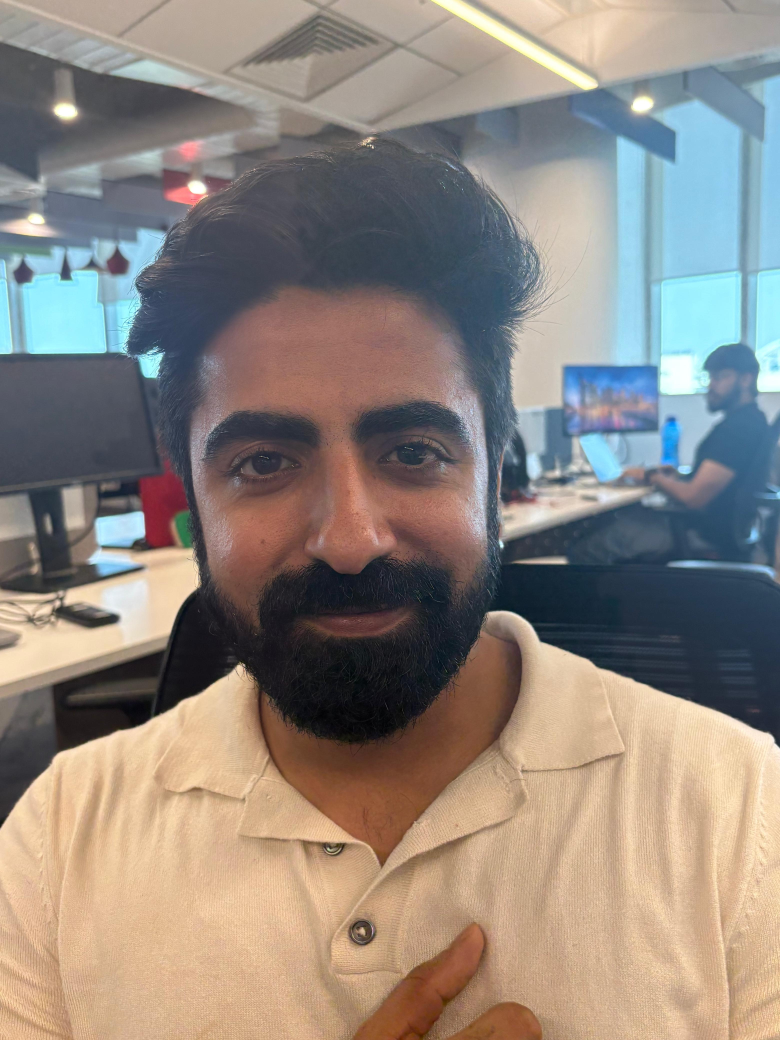
#> input picture known_faces/Ankit/IMG-20260624-WA0012.jpg, 3120 x 4160 px (shown at 1/4 size); its folder holds only this picture in this run
$ python train.py
#> lines starting #> are read from the running program, lines starting #| are printed output that depends on the picture
### backend/face_detection/trainer.py
"""Face recognition trainer using DeepFace.

Expects a `known_faces/` directory structured as:

    known_faces/
        Alice/
            photo1.jpg
            photo2.jpg
        Bob/
            photo1.jpg

Each sub-folder name becomes that person's label. The trainer generates a
face embedding for every image using DeepFace (default model: Facenet512)
and saves all encodings to a pickle file for use by the recogniser.
"""

from __future__ import annotations

import pickle
from pathlib import Path
from typing import Dict, List

import cv2
import numpy as np
from deepface import DeepFace

# OpenCV OpenCL causes intermittent CL_OUT_OF_RESOURCES failures on this setup.
cv2.ocl.setUseOpenCL(False)


EncodingDB = Dict[str, List]


def train(
    known_faces_dir: str | Path = "known_faces",
    output_path: str | Path = "models/encodings.pkl",
    model_name: str = "Facenet512",
    verbose: bool = True,
) -> EncodingDB:
    """Build face embeddings from a labeled image directory and save to disk.

    Algorithm:
    1. Walk each sub-folder of `known_faces_dir`; the folder name is the label.
    2. Load each image and compute a face embedding using DeepFace
       (default: Facenet512 — 512-d vector, high accuracy).
    3. Collect all embeddings per label.
    4. Persist the mapping {label: [embeddings]} to a pickle file.

    Parameters
    ----------
    known_faces_dir:
        Root folder containing one sub-folder per person.
    output_path:
        Where to save the resulting encodings pickle file.
    model_name:
        DeepFace model to use. Options: Facenet512, VGG-Face, ArcFace,
        Facenet, DeepFace, DeepID, SFace, GhostFaceNet.
    verbose:
        Print progress while encoding.

    Returns
    -------
    db : dict
        Mapping of label -> list of face embeddings.
    """
#> called with model_name = 'Facenet512', verbose = True
    known_faces_dir = Path(known_faces_dir)
    output_path = Path(output_path)

    if not known_faces_dir.exists():
        raise FileNotFoundError(
            f"Known-faces directory not found: {known_faces_dir}\n"
            "Create it and add one sub-folder per person with their photos inside."
        )

    supported = {".jpg", ".jpeg", ".png", ".bmp", ".webp"}
    db: EncodingDB = {}

    for person_dir in sorted(known_faces_dir.iterdir()):
        if not person_dir.is_dir():
            continue

        label = person_dir.name
        db[label] = []

        images = [p for p in person_dir.iterdir() if p.suffix.lower() in supported]
        if not images:
            if verbose:
                print(f"  [skip] {label}: no supported images found.")
            continue

        if verbose:
            print(f"Encoding {label} ({len(images)} image(s))...")

        for img_path in images:
            img_bgr = cv2.imread(str(img_path))
#> img_bgr is the input picture: shape (4160, 3120, 3); mean B, G, R 127.2, 134.7, 143.7
            if img_bgr is None:
                if verbose:
                    print(f"  [warn] Cannot read {img_path.name}, skipping.")
                continue

            # Produce lighting and mirror variants so dim webcam frames still match.
            bright = _boost_low_light(img_bgr)
            variants = [
                ("orig", _preprocess(img_bgr)),
                ("flip", _preprocess(cv2.flip(img_bgr, 1))),
                ("bright", _preprocess(bright)),
                ("bright_flip", _preprocess(cv2.flip(bright, 1))),
            ]

            for variant_name, processed in variants:
                try:
                    result = DeepFace.represent(
                        img_path=processed,
                        model_name=model_name,
                        enforce_detection=True,
                    )
                    db[label].append(result[0]["embedding"])
                except ValueError:
                    if verbose and variant_name == "orig":
                        print(f"  [warn] No face found in {img_path.name}, skipping.")
                except Exception as exc:
                    if verbose:
                        print(f"  [warn] {img_path.name} ({variant_name}): {exc}")

        if verbose:
            print(f"  -> {len(db[label])} encoding(s) stored for {label}.")

    output_path.parent.mkdir(parents=True, exist_ok=True)
    with open(output_path, "wb") as f:
        pickle.dump({"model": model_name, "encodings": db}, f)


# ---------------------------------------------------------------------------
# Shared preprocessing (must match recognizer preprocessing)
# ---------------------------------------------------------------------------

def _preprocess(bgr_img: np.ndarray) -> np.ndarray:
    """Apply CLAHE lighting normalisation so training matches inference.

    Converts to YCrCb, equalises the Y (luma) channel with CLAHE,
    then converts back to BGR.  This makes embeddings robust to lighting
    differences between training photos and real-time webcam frames.
    """
    ycrcb = cv2.cvtColor(bgr_img, cv2.COLOR_BGR2YCrCb)
    clahe = cv2.createCLAHE(clipLimit=2.0, tileGridSize=(8, 8))
    ycrcb[:, :, 0] = clahe.apply(ycrcb[:, :, 0])
    return cv2.cvtColor(ycrcb, cv2.COLOR_YCrCb2BGR)


def _boost_low_light(bgr_img: np.ndarray) -> np.ndarray:
    """Brighten dark training images so encodings cover dim webcam conditions."""
    hsv = cv2.cvtColor(bgr_img, cv2.COLOR_BGR2HSV).astype(np.float32)
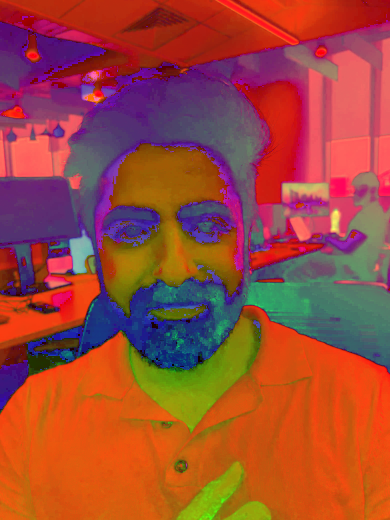
#> hsv: shape (4160, 3120, 3) float32 (shown at 1/8 size); mean B, G, R 52.2, 68.3, 163.2
    value = hsv[:, :, 2]
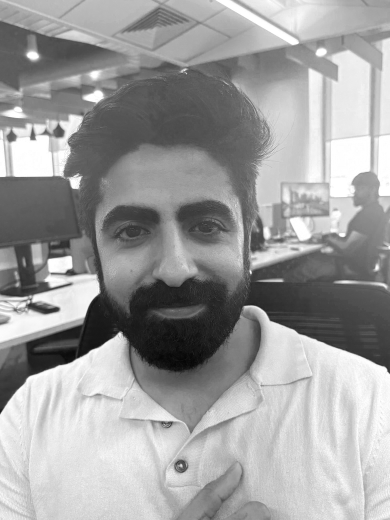
#> value: shape (4160, 3120) float32 (shown at 1/8 size); min 0, max 255, mean 158
    mean_value = float(value.mean())
#> mean_value = 158
    if mean_value >= 120:
        return bgr_img

    scale = 1.35 if mean_value >= 80 else 1.65
    hsv[:, :, 2] = np.clip(value * scale, 0, 255)
    boosted = cv2.cvtColor(hsv.astype(np.uint8), cv2.COLOR_HSV2BGR)
    return boosted

    if verbose:
        total = sum(len(v) for v in db.values())
        print(f"\nDone. {total} encoding(s) across {len(db)} person(s) saved to {output_path}")

    return db


# [2 lines that do not run on import are left out]

### backend/train.py
"""Standalone training entry point.

Reads labeled images from known_faces/, generates DeepFace embeddings,
and saves the encoding database to models/encodings.pkl.

Usage
-----
  python src/train.py
  python src/train.py --known-faces-dir known_faces --output models/encodings.pkl
  python src/train.py --model ArcFace
"""

from __future__ import annotations

import argparse
from pathlib import Path


def parse_args() -> argparse.Namespace:
    parser = argparse.ArgumentParser(description="Train face recognition encodings.")
    parser.add_argument(
        "--known-faces-dir",
        type=Path,
        default=Path("known_faces"),
        metavar="DIR",
        help="Folder of labeled face images (default: known_faces).",
    )
    parser.add_argument(
        "--output",
        type=Path,
        default=Path("models/encodings.pkl"),
        help="Output path for encodings file (default: models/encodings.pkl).",
    )
    parser.add_argument(
        "--model",
        default="Facenet512",
        metavar="MODEL",
        help=(
            "DeepFace model to use for embeddings. "
            "Options: Facenet512, VGG-Face, ArcFace, Facenet, SFace, GhostFaceNet "
            "(default: Facenet512)."
        ),
    )
    return parser.parse_args()


def main() -> None:
    args = parse_args()

    from backend.face_detection.trainer import train  # noqa: PLC0415

    train(
        known_faces_dir=args.known_faces_dir,
        output_path=args.output,
        model_name=args.model,
    )
#> in _preprocess, `return cv2.cvtColor(ycrcb, cv2.COLOR_YCrCb2BGR)`:
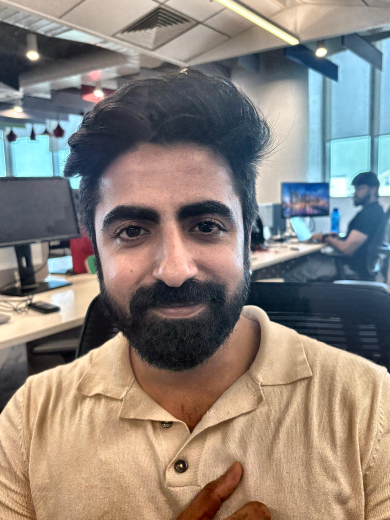
#> returned value: shape (4160, 3120, 3) (shown at 1/8 size); mean B, G, R 122.8, 130.3, 139.2
#> in _preprocess (call 2), `ycrcb = cv2.cvtColor(bgr_img, cv2.COLOR_BGR2YCrCb)`:
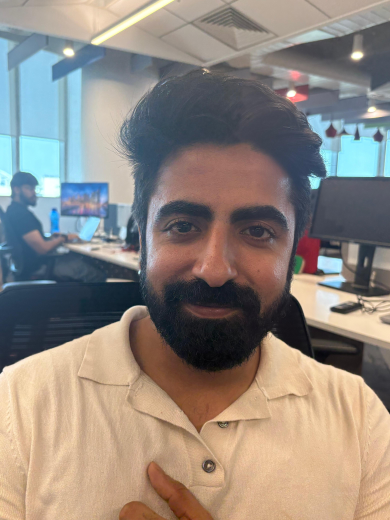
#> bgr_img: shape (4160, 3120, 3) (shown at 1/8 size); mean B, G, R 127.2, 134.7, 143.7
#> in _preprocess (call 2), `return cv2.cvtColor(ycrcb, cv2.COLOR_YCrCb2BGR)`:
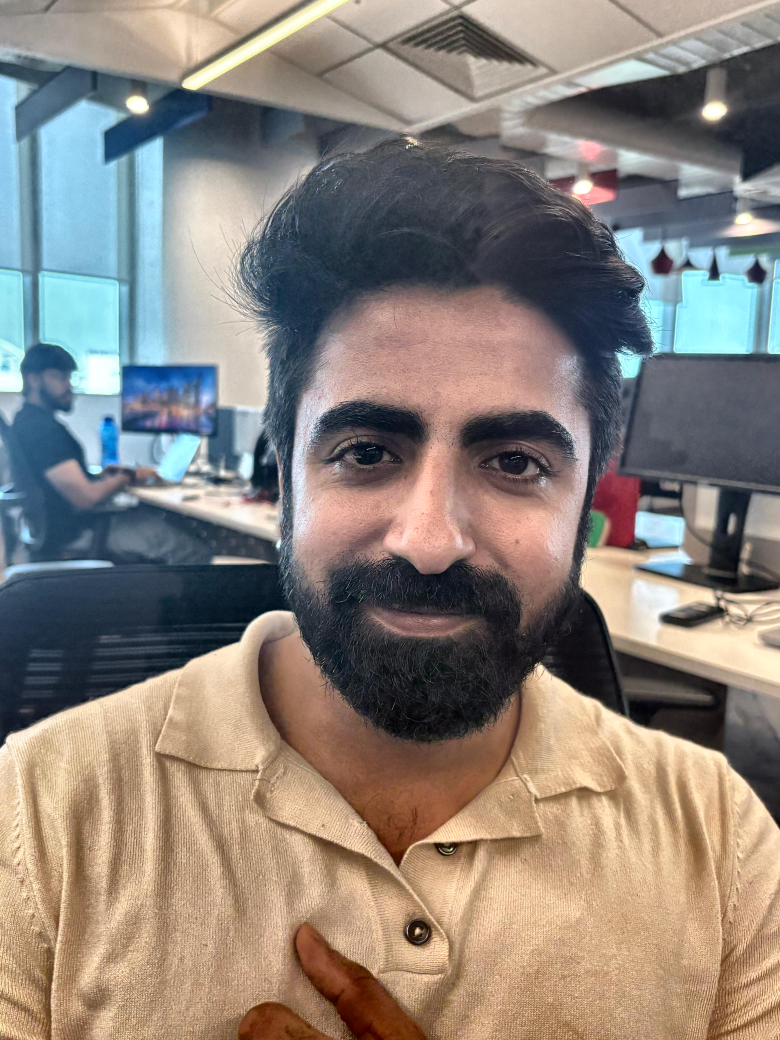
#> returned value: shape (4160, 3120, 3) (shown at 1/4 size); mean B, G, R 122.8, 130.3, 139.2
#> the loop in train, `for variant_name, processed in variants:` made 1 pass
#> variant_name on pass 1: 'orig'
#> (the call stopped at in train, `result = DeepFace.represent( img_path=processed, model_name=model_name..`: deepface is not available in this run)


if __name__ == "__main__":
    main()

$ run again, on known_faces/Anushka/IMG_7399.jpeg
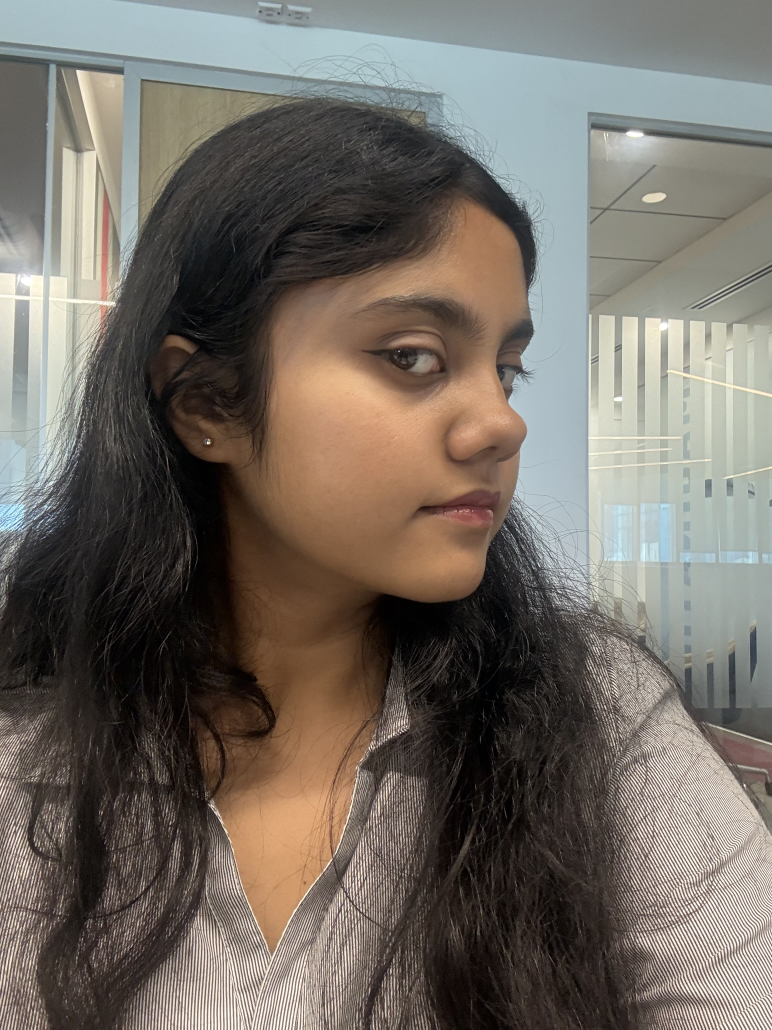
#> input picture known_faces/Anushka/IMG_7399.jpeg, 2316 x 3088 px (shown at 1/3 size)
#> in train, img_bgr is the input picture: shape (3088, 2316, 3); mean B, G, R 100.9, 108.8, 115.6
#> in _boost_low_light, `value = hsv[:, :, 2]`:
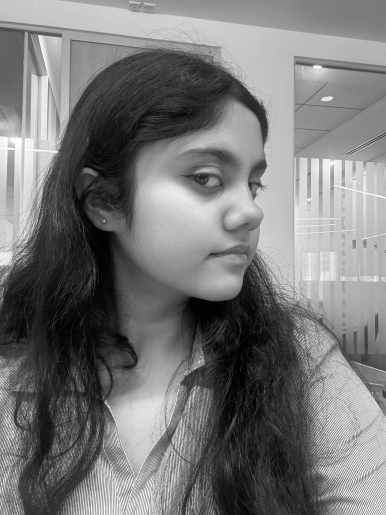
#> value: shape (3088, 2316) float32 (shown at 1/6 size); min 0, max 255, mean 119.6
#> mean_value = 119.6
#> scale = 1.35
#> in _preprocess (call 4), `return cv2.cvtColor(ycrcb, cv2.COLOR_YCrCb2BGR)`:
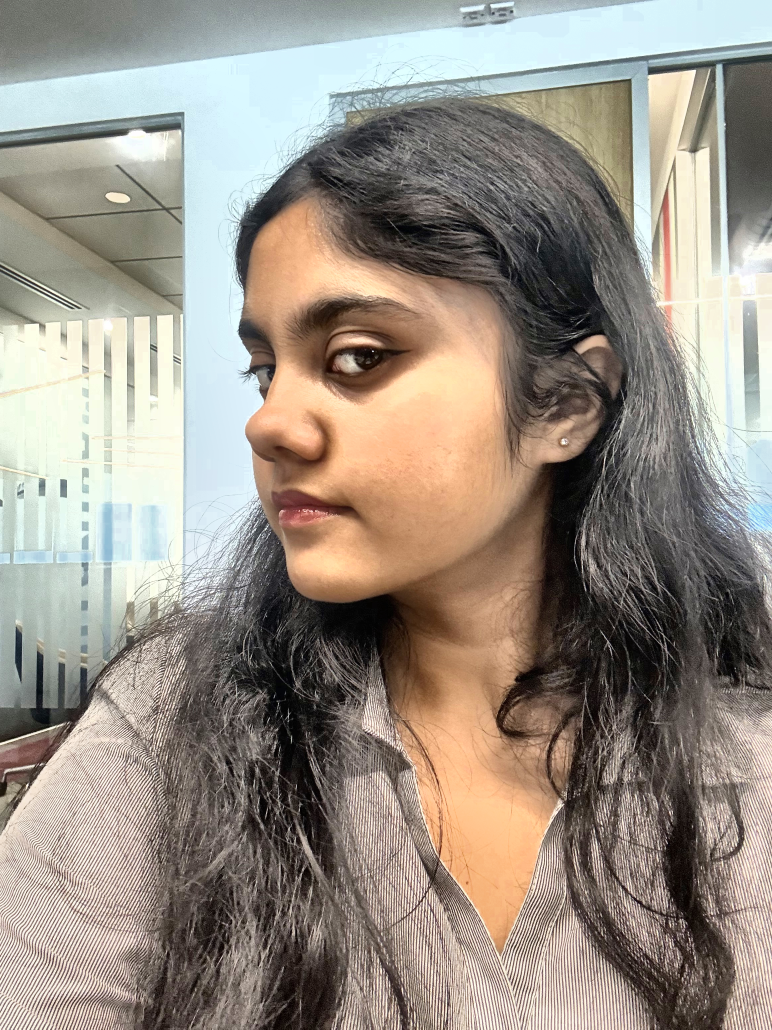
#> returned value: shape (3088, 2316, 3) (shown at 1/3 size); mean B, G, R 133.9, 144.3, 153.1
#> the loop in train, `for variant_name, processed in variants:` made 1 pass
#> variant_name on pass 1: 'orig'

$ run again, on known_faces/Ankit/IMG-20260624-WA0013.jpg
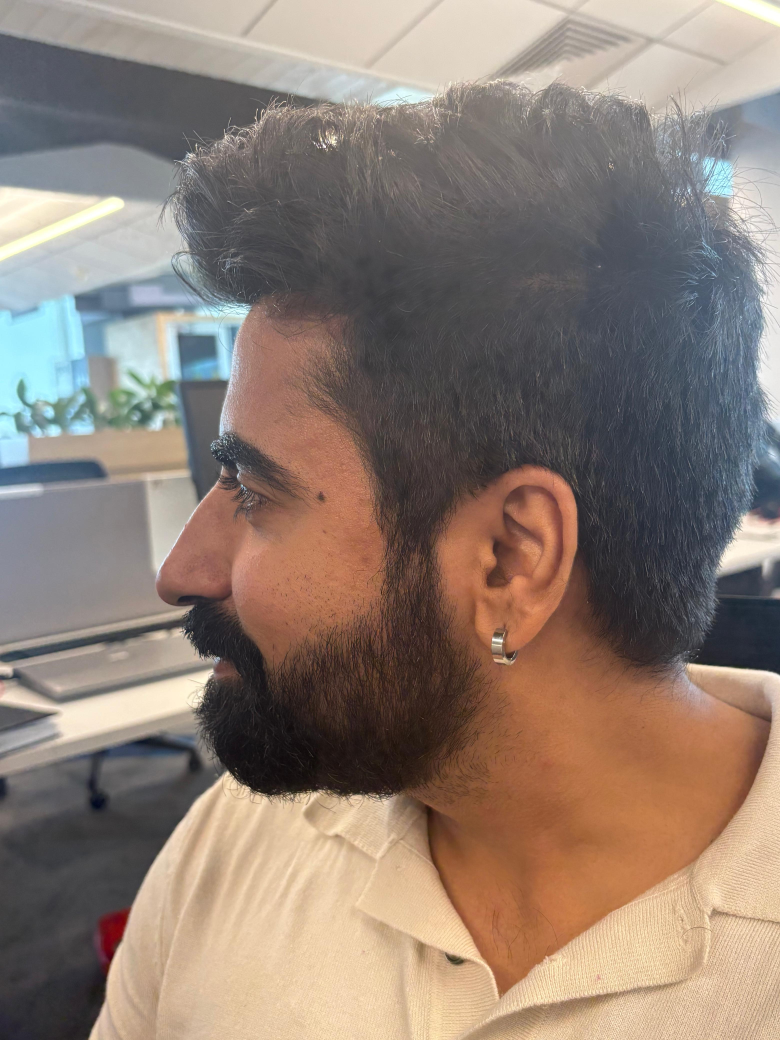
#> input picture known_faces/Ankit/IMG-20260624-WA0013.jpg, 3120 x 4160 px (shown at 1/4 size)
#> in train, img_bgr is the input picture: shape (4160, 3120, 3); mean B, G, R 115.4, 125.8, 141.6
#> in _boost_low_light, `value = hsv[:, :, 2]`:
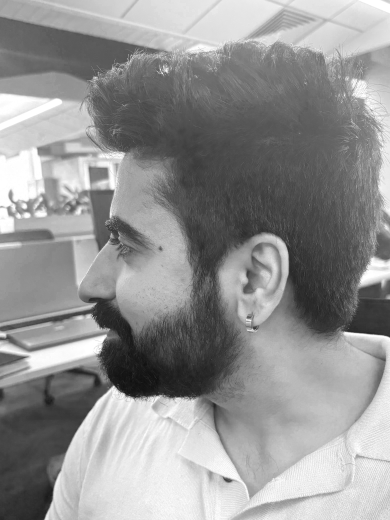
#> value: shape (4160, 3120) float32 (shown at 1/8 size); min 5, max 255, mean 147
#> mean_value = 147
#> in _preprocess (call 2), `return cv2.cvtColor(ycrcb, cv2.COLOR_YCrCb2BGR)`:
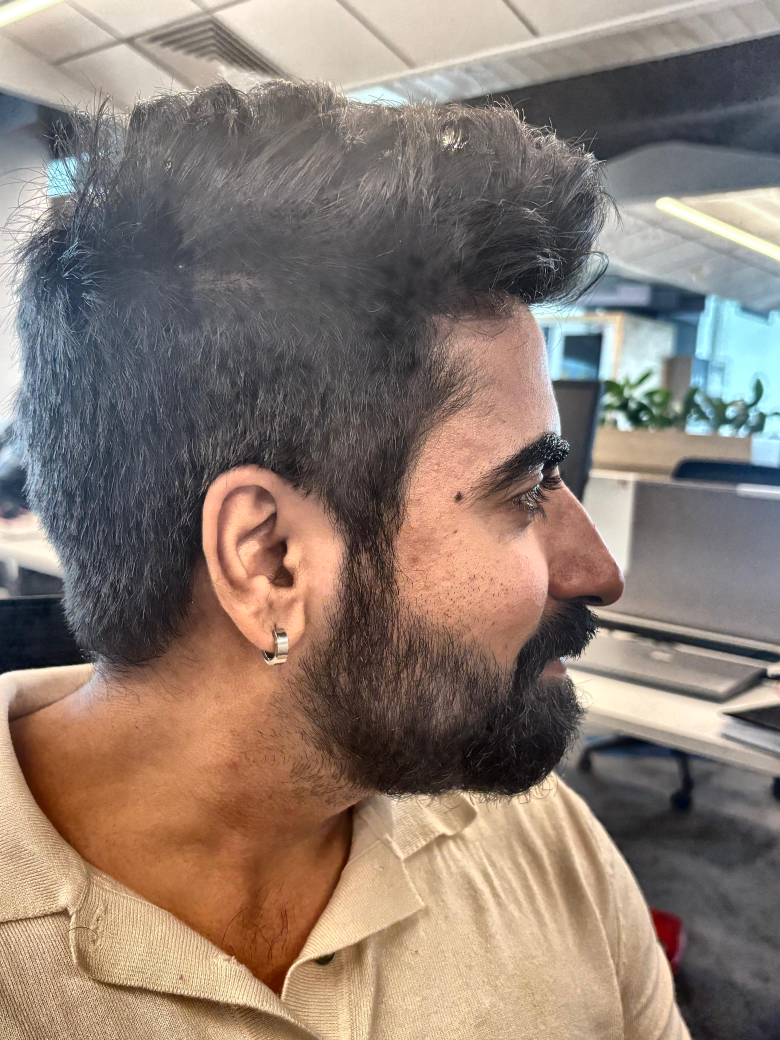
#> returned value: shape (4160, 3120, 3) (shown at 1/4 size); mean B, G, R 112.5, 122.9, 138.6
#> the loop in train, `for variant_name, processed in variants:` made 1 pass
#> variant_name on pass 1: 'orig'
